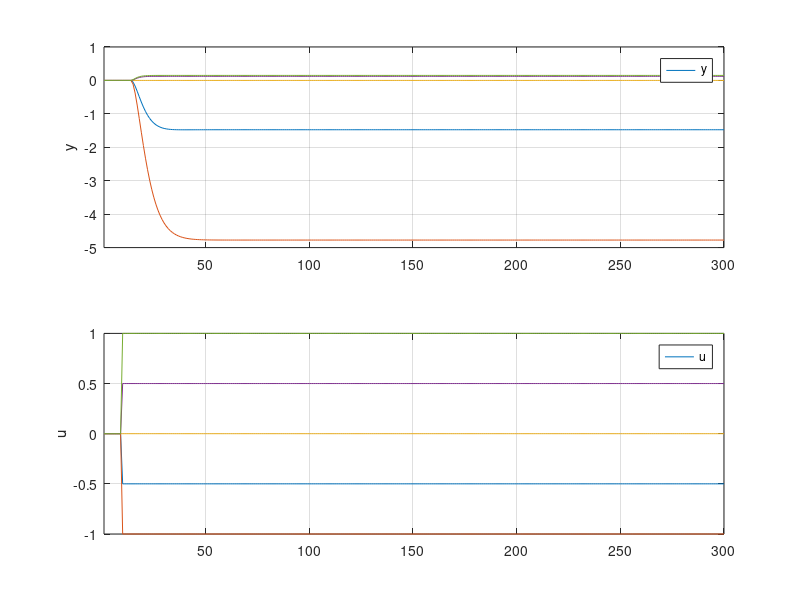

Recreate this plot in MATLAB. (Note: this script raises an error after producing the figure.)
addpath('matlab2tikz-master/src/');
outputFile = 'zad2.tex';

y = dlmread('zad2_y_u-0.5.csv','\t');
y1 = dlmread('zad2_y_u-1.csv','\t');
y2 = dlmread('zad2_y_u0.csv','\t');
y3 = dlmread('zad2_y_u0.5.csv','\t');
y4 = dlmread('zad2_y_u1.csv','\t');
u = dlmread('zad2_u-0.5.csv','\t');
u1 = dlmread('zad2_u-1.csv','\t');
u2 = dlmread('zad2_u0.csv','\t');
u3 = dlmread('zad2_u0.5.csv','\t');
u4 = dlmread('zad2_u1.csv','\t');
%z = dlmread('zad6_z_best_nie_licz_zakl.csv','\t');
x = 1:length(u);

figure(1);


subplot(2,1, 1);
hold on;
plot(x,y);
plot(x,y1);
plot(x,y2);
plot(x,y3);
plot(x,y4);
xlim([min(x) max(x)]);
%title('y');
%xlabel('k');
ylabel('y');
legend('y', 'Location', 'NorthEast');
%ylim([floor(min(y)) ceil(0.5+max(y))]);
grid on;
box on;

subplot(2,1, 2);
hold on;
%stairs(x,u);
plot(x,u);
plot(x,u1);
plot(x,u2);
plot(x,u3);
plot(x,u4);
xlim([min(x) max(x)]);
%title('u');
%xlabel('k');
ylabel('u');
legend('u', 'Location', 'NorthEast');
grid on;
box on;

% subplot(3,1, 3);
% hold on;
% stairs(x,z);
% xlim([min(x) max(x)]);
% %title('z');
% xlabel('k');
% ylabel('z');
% legend('z', 'Location', 'NorthEast');
% grid on;
% box on;

% dwie linijki poni�ej zapewniaj� poprawne ustawienie wykresu w pdf-ie
% oraz pozwalaj� nazwa� wykres pod spodem
%beforeFigure = [sprintf('\\begin{figure}[H] \n\\centering')];
%afterFigure = [sprintf('\\caption{%s}\n\\end{figure}', title)];

matlab2tikz(outputFile, ...
    'showInfo', false, ...
    'encoding', 'UTF-8');
%    'extraCode', beforeFigure, ...
%    'extraCodeAtEnd', afterFigure);
hold off;
%close(1)